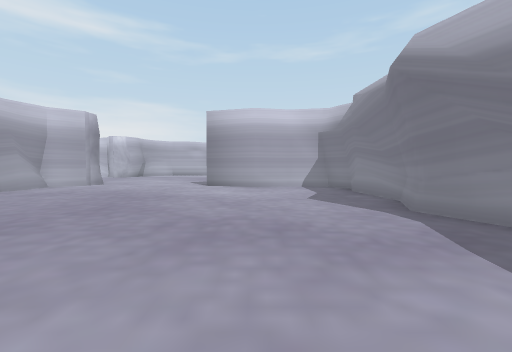
View 1 (above)

16 first-person views from a walk through a scene from a Unity 3-D project. The camera is 1.4 m above the floor, tilts 2° down and sees 90° across. The floor is counted in squares, 2 m on a side. Each view is taken from the middle of a square. On the plan, view 1 faces up. The plan holds only what a view shows up to about 9 squares ahead; the rest is blank. The place goes on beyond the plan. The player character is not drawn.

View 2
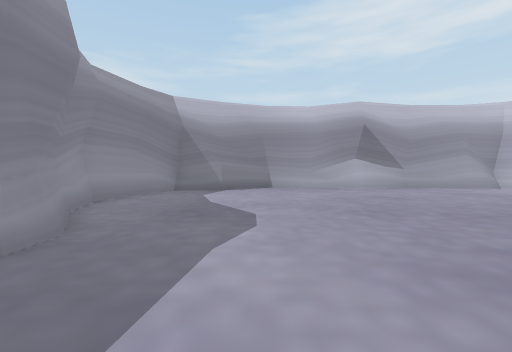

View 3
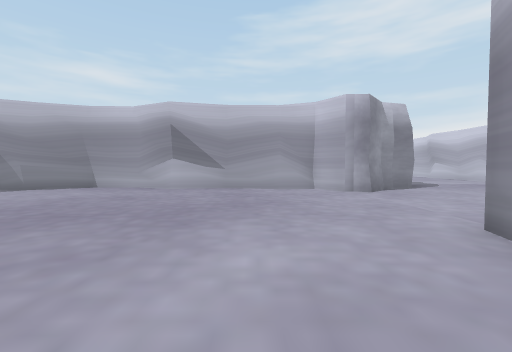

View 4
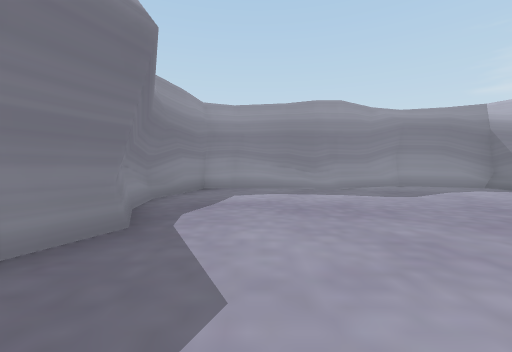

View 5
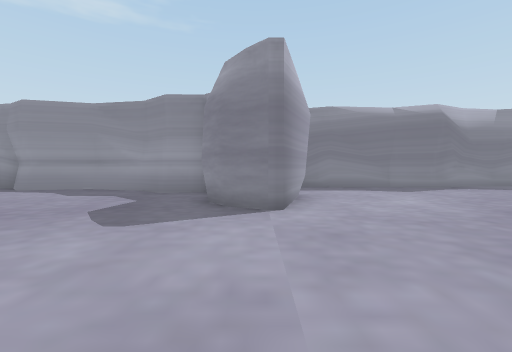

View 6
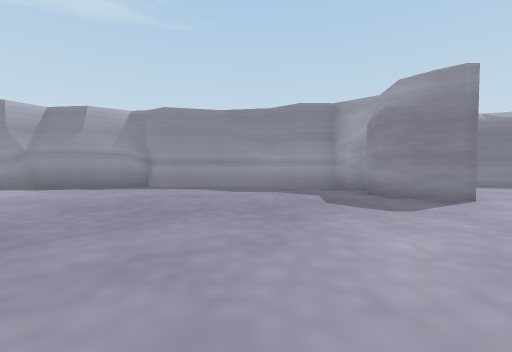

View 7
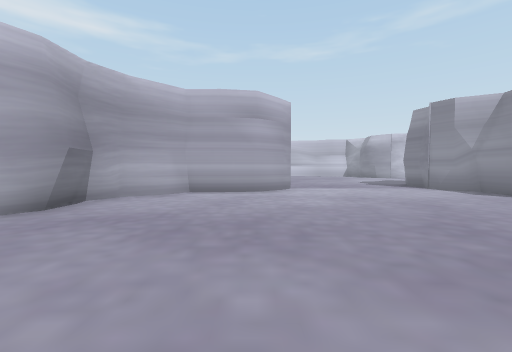

View 8
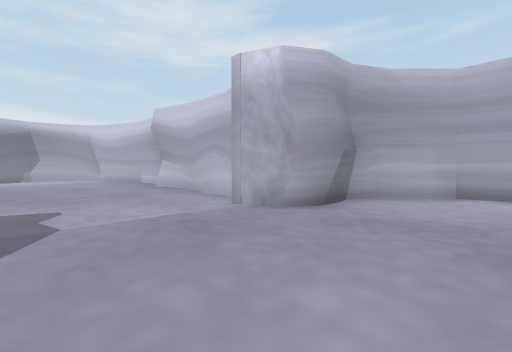

View 9
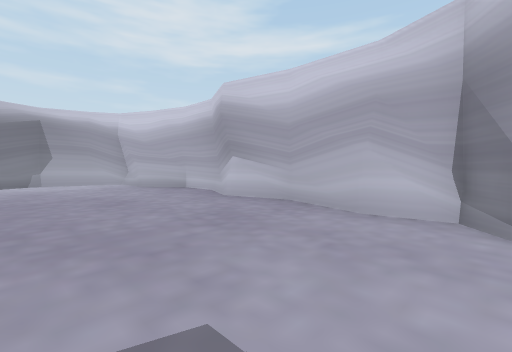

View 10
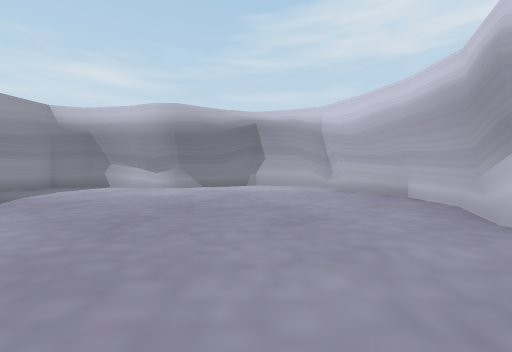

View 11
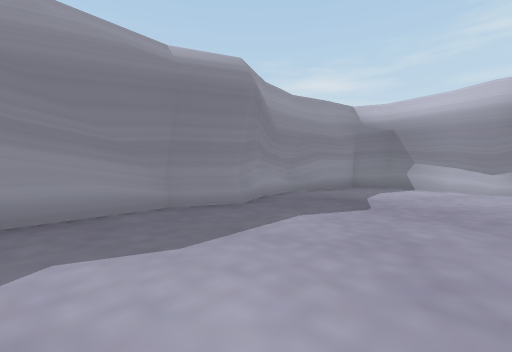

View 12
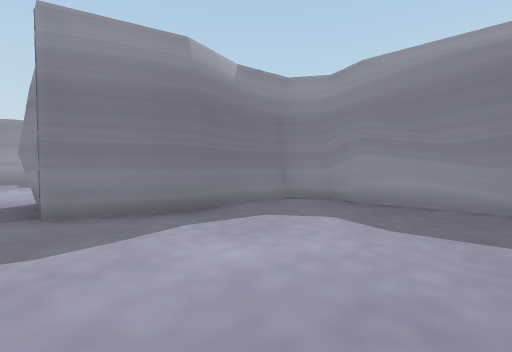

View 13
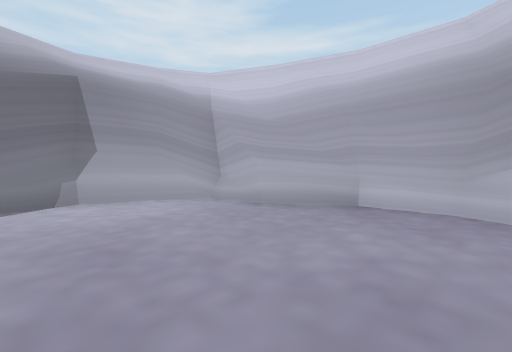

View 14
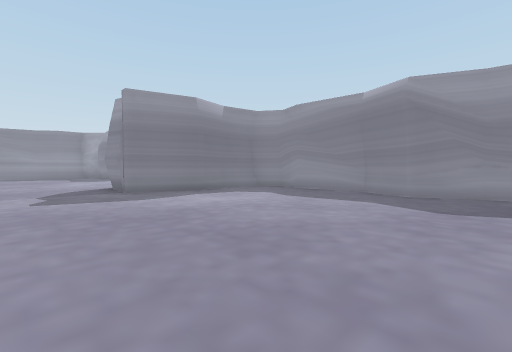

View 15
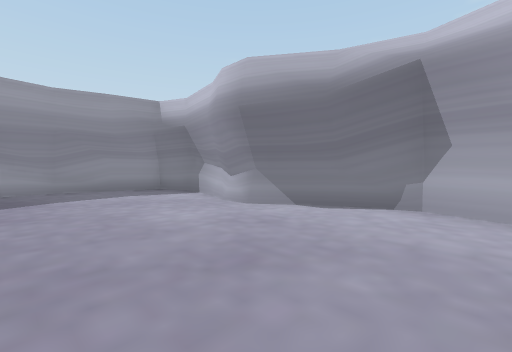

View 16
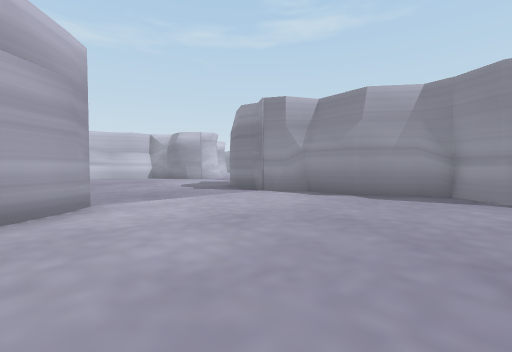

### Floor plan
Key: @ floor where view 1 was taken; # wall or solid block; . floor.
Columns run from 22 left of view 1 to 4 right of it. Each row starts with its distance up from view 1.
 26                    ...
 25                    ....
 24                    ....#
 23                    ....#
 22                  ##....##
 21               ####......#
 20              ##.........#
 19    ########  #..........##
 18  ###......####...........#
 17 ##......................##
 16 #.......................##
 15 #.......................##
 14 #.......................#
 13 ##......................#
 12  #..........###........##
 11  #..........# ##.....###
 10  #..........#  #.....##
  9  #..........# ##......#..#
  8  ##...##..### ##.........#
  7   #########   #..........#
  6               #..........#
  5               #..........#
  4               #..........#
  3               #..........##
  2               #...........#
  1               #...........#
  0               ##......@..##
 -1                #.........#
 -2                ##..#######

Where each view was taken, in squares from view 1:
view 1: 0 up, 0 right, facing up
view 2: 1 up, 1 right, facing left
view 3: 7 up, 1 right, facing left
view 4: 7 up, 1 right, facing down
view 5: 10 up, 6 left, facing right
view 6: 14 up, 7 left, facing right
view 7: 14 up, 5 left, facing up
view 8: 14 up, 6 left, facing up-left
view 9: 14 up, 10 left, facing up-left
view 10: 15 up, 12 left, facing left
view 11: 12 up, 12 left, facing down-left
view 12: 13 up, 14 left, facing down-right
view 13: 14 up, 16 left, facing up-left
view 14: 15 up, 17 left, facing down-right
view 15: 16 up, 17 left, facing down-left
view 16: 17 up, 5 left, facing up-right
